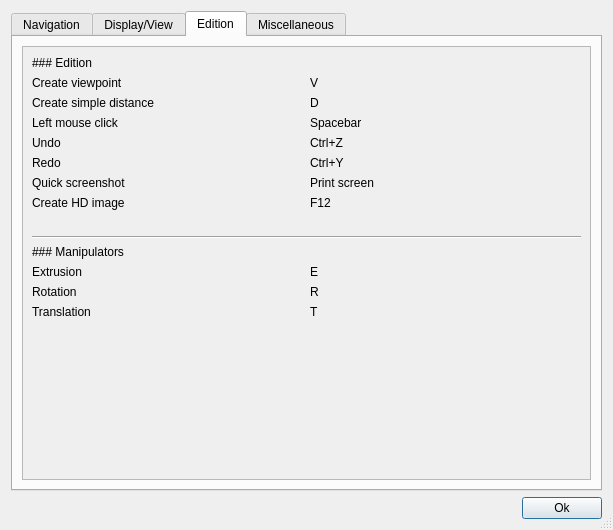
<?xml version="1.0" encoding="UTF-8"?>
<ui version="4.0">
 <class>DialogShortcuts</class>
 <widget class="QDialog" name="DialogShortcuts">
  <property name="geometry">
   <rect>
    <x>0</x>
    <y>0</y>
    <width>613</width>
    <height>530</height>
   </rect>
  </property>
  <property name="windowTitle">
   <string>Shortcuts</string>
  </property>
  <property name="sizeGripEnabled">
   <bool>true</bool>
  </property>
  <property name="modal">
   <bool>true</bool>
  </property>
  <layout class="QGridLayout" name="gridLayout">
   <item row="13" column="0">
    <spacer name="horizontalSpacer">
     <property name="orientation">
      <enum>Qt::Horizontal</enum>
     </property>
     <property name="sizeHint" stdset="0">
      <size>
       <width>40</width>
       <height>20</height>
      </size>
     </property>
    </spacer>
   </item>
   <item row="0" column="0" colspan="2">
    <widget class="QTabWidget" name="tabWidget">
     <property name="currentIndex">
      <number>2</number>
     </property>
     <property name="usesScrollButtons">
      <bool>true</bool>
     </property>
     <widget class="QWidget" name="tab">
      <attribute name="title">
       <string>Navigation</string>
      </attribute>
      <layout class="QGridLayout" name="gridLayout_2">
       <item row="0" column="0">
        <widget class="QScrollArea" name="scrollArea">
         <property name="widgetResizable">
          <bool>true</bool>
         </property>
         <widget class="QWidget" name="scrollAreaWidgetContents">
          <property name="geometry">
           <rect>
            <x>0</x>
            <y>0</y>
            <width>563</width>
            <height>419</height>
           </rect>
          </property>
          <layout class="QGridLayout" name="gridLayout_3">
           <item row="1" column="0">
            <widget class="QLabel" name="label_2">
             <property name="text">
              <string>Move</string>
             </property>
            </widget>
           </item>
           <item row="10" column="0">
            <widget class="QLabel" name="label_54">
             <property name="text">
              <string>     left</string>
             </property>
            </widget>
           </item>
           <item row="11" column="0">
            <widget class="QLabel" name="label_55">
             <property name="text">
              <string>     right</string>
             </property>
            </widget>
           </item>
           <item row="18" column="0" colspan="2">
            <spacer name="verticalSpacer_2">
             <property name="orientation">
              <enum>Qt::Vertical</enum>
             </property>
             <property name="sizeHint" stdset="0">
              <size>
               <width>20</width>
               <height>40</height>
              </size>
             </property>
            </spacer>
           </item>
           <item row="6" column="0">
            <widget class="QLabel" name="label_32">
             <property name="text">
              <string>     up</string>
             </property>
            </widget>
           </item>
           <item row="13" column="0">
            <widget class="QLabel" name="label_57">
             <property name="text">
              <string>     down</string>
             </property>
            </widget>
           </item>
           <item row="17" column="1">
            <widget class="QLabel" name="label_58">
             <property name="text">
              <string>Ctrl</string>
             </property>
            </widget>
           </item>
           <item row="9" column="0">
            <widget class="QLabel" name="label_3">
             <property name="text">
              <string>Turn head</string>
             </property>
            </widget>
           </item>
           <item row="15" column="0">
            <widget class="QLabel" name="label_4">
             <property name="text">
              <string>Set rotation point</string>
             </property>
            </widget>
           </item>
           <item row="11" column="1">
            <widget class="QLabel" name="label_47">
             <property name="text">
              <string>*</string>
             </property>
            </widget>
           </item>
           <item row="7" column="0">
            <widget class="QLabel" name="label_35">
             <property name="text">
              <string>     down</string>
             </property>
            </widget>
           </item>
           <item row="5" column="1">
            <widget class="QLabel" name="label_50">
             <property name="text">
              <string>Arrow Right</string>
             </property>
            </widget>
           </item>
           <item row="12" column="0">
            <widget class="QLabel" name="label_56">
             <property name="text">
              <string>     up</string>
             </property>
            </widget>
           </item>
           <item row="13" column="1">
            <widget class="QLabel" name="label">
             <property name="text">
              <string>+</string>
             </property>
            </widget>
           </item>
           <item row="12" column="1">
            <widget class="QLabel" name="label_48">
             <property name="text">
              <string>-</string>
             </property>
            </widget>
           </item>
           <item row="3" column="0">
            <widget class="QLabel" name="label_11">
             <property name="text">
              <string>     backward / down (ortho)</string>
             </property>
            </widget>
           </item>
           <item row="10" column="1">
            <widget class="QLabel" name="label_46">
             <property name="text">
              <string>/</string>
             </property>
            </widget>
           </item>
           <item row="3" column="1">
            <widget class="QLabel" name="label_44">
             <property name="text">
              <string>Arrow Down</string>
             </property>
            </widget>
           </item>
           <item row="0" column="0">
            <widget class="QLabel" name="label_59">
             <property name="text">
              <string>### Navigation</string>
             </property>
             <property name="textFormat">
              <enum>Qt::MarkdownText</enum>
             </property>
            </widget>
           </item>
           <item row="16" column="1">
            <widget class="QLabel" name="label_53">
             <property name="text">
              <string>Shift</string>
             </property>
            </widget>
           </item>
           <item row="2" column="0">
            <widget class="QLabel" name="label_49">
             <property name="text">
              <string>     forward / up (ortho)</string>
             </property>
            </widget>
           </item>
           <item row="2" column="1">
            <widget class="QLabel" name="label_38">
             <property name="text">
              <string>Arrow Up</string>
             </property>
            </widget>
           </item>
           <item row="17" column="0">
            <widget class="QLabel" name="label_6">
             <property name="text">
              <string>Move slowlier</string>
             </property>
            </widget>
           </item>
           <item row="15" column="1">
            <widget class="QLabel" name="label_43">
             <property name="text">
              <string>x</string>
             </property>
            </widget>
           </item>
           <item row="5" column="0">
            <widget class="QLabel" name="label_23">
             <property name="text">
              <string>     right</string>
             </property>
            </widget>
           </item>
           <item row="4" column="1">
            <widget class="QLabel" name="label_45">
             <property name="text">
              <string>Arrow Left</string>
             </property>
            </widget>
           </item>
           <item row="7" column="1">
            <widget class="QLabel" name="label_52">
             <property name="text">
              <string>Page Down</string>
             </property>
            </widget>
           </item>
           <item row="4" column="0">
            <widget class="QLabel" name="label_17">
             <property name="text">
              <string>     left</string>
             </property>
            </widget>
           </item>
           <item row="6" column="1">
            <widget class="QLabel" name="label_51">
             <property name="text">
              <string>Page Up</string>
             </property>
            </widget>
           </item>
           <item row="14" column="0" colspan="2">
            <widget class="Line" name="line_2">
             <property name="orientation">
              <enum>Qt::Horizontal</enum>
             </property>
            </widget>
           </item>
           <item row="16" column="0">
            <widget class="QLabel" name="label_5">
             <property name="text">
              <string>Move faster</string>
             </property>
            </widget>
           </item>
           <item row="8" column="0" colspan="2">
            <widget class="Line" name="line">
             <property name="orientation">
              <enum>Qt::Horizontal</enum>
             </property>
            </widget>
           </item>
          </layout>
         </widget>
        </widget>
       </item>
      </layout>
     </widget>
     <widget class="QWidget" name="tab_2">
      <attribute name="title">
       <string>Display/View</string>
      </attribute>
      <layout class="QGridLayout" name="gridLayout_4">
       <item row="1" column="0">
        <widget class="QScrollArea" name="scrollArea_2">
         <property name="widgetResizable">
          <bool>true</bool>
         </property>
         <widget class="QWidget" name="scrollAreaWidgetContents_2">
          <property name="geometry">
           <rect>
            <x>0</x>
            <y>0</y>
            <width>546</width>
            <height>452</height>
           </rect>
          </property>
          <layout class="QGridLayout" name="gridLayout_7">
           <item row="16" column="0">
            <widget class="QLabel" name="label_31">
             <property name="text">
              <string>Extended zoom</string>
             </property>
            </widget>
           </item>
           <item row="15" column="0">
            <widget class="QLabel" name="label_30">
             <property name="text">
              <string>Right view</string>
             </property>
            </widget>
           </item>
           <item row="14" column="0">
            <widget class="QLabel" name="label_29">
             <property name="text">
              <string>Left view</string>
             </property>
            </widget>
           </item>
           <item row="5" column="0">
            <widget class="QLabel" name="label_14">
             <property name="text">
              <string>Full screen</string>
             </property>
            </widget>
           </item>
           <item row="18" column="0">
            <widget class="QLabel" name="label_41">
             <property name="text">
              <string>Rotate 90°</string>
             </property>
            </widget>
           </item>
           <item row="0" column="0">
            <widget class="QLabel" name="label_7">
             <property name="text">
              <string>### Display</string>
             </property>
             <property name="textFormat">
              <enum>Qt::MarkdownText</enum>
             </property>
            </widget>
           </item>
           <item row="6" column="0">
            <widget class="QLabel" name="label_15">
             <property name="text">
              <string>Hide navigation bar in full screen</string>
             </property>
            </widget>
           </item>
           <item row="3" column="0">
            <widget class="QLabel" name="label_10">
             <property name="text">
              <string>Temporary transparency</string>
             </property>
            </widget>
           </item>
           <item row="4" column="0">
            <widget class="QLabel" name="label_13">
             <property name="text">
              <string>Random scan color</string>
             </property>
            </widget>
           </item>
           <item row="12" column="0">
            <widget class="QLabel" name="label_27">
             <property name="text">
              <string>Front view</string>
             </property>
            </widget>
           </item>
           <item row="28" column="0">
            <spacer name="verticalSpacer_3">
             <property name="orientation">
              <enum>Qt::Vertical</enum>
             </property>
             <property name="sizeHint" stdset="0">
              <size>
               <width>20</width>
               <height>40</height>
              </size>
             </property>
            </spacer>
           </item>
           <item row="7" column="0">
            <widget class="QLabel" name="label_60">
             <property name="text">
              <string/>
             </property>
            </widget>
           </item>
           <item row="1" column="0">
            <widget class="QLabel" name="label_8">
             <property name="text">
              <string>Perspective</string>
             </property>
            </widget>
           </item>
           <item row="13" column="0">
            <widget class="QLabel" name="label_28">
             <property name="text">
              <string>Rear view</string>
             </property>
            </widget>
           </item>
           <item row="2" column="0">
            <widget class="QLabel" name="label_9">
             <property name="text">
              <string>Orthographic</string>
             </property>
            </widget>
           </item>
           <item row="11" column="0">
            <widget class="QLabel" name="label_26">
             <property name="text">
              <string>Bottom view</string>
             </property>
            </widget>
           </item>
           <item row="20" column="0">
            <widget class="QLabel" name="label_42">
             <property name="text">
              <string>Align view on 2 points</string>
             </property>
            </widget>
           </item>
           <item row="9" column="0">
            <widget class="QLabel" name="label_24">
             <property name="text">
              <string>### Views</string>
             </property>
             <property name="textFormat">
              <enum>Qt::MarkdownText</enum>
             </property>
            </widget>
           </item>
           <item row="10" column="0">
            <widget class="QLabel" name="label_25">
             <property name="text">
              <string>Top view</string>
             </property>
            </widget>
           </item>
           <item row="1" column="1">
            <widget class="QLabel" name="label_61">
             <property name="text">
              <string>P</string>
             </property>
            </widget>
           </item>
           <item row="2" column="1">
            <widget class="QLabel" name="label_62">
             <property name="text">
              <string>O</string>
             </property>
            </widget>
           </item>
           <item row="3" column="1">
            <widget class="QLabel" name="label_63">
             <property name="text">
              <string>C</string>
             </property>
            </widget>
           </item>
           <item row="4" column="1">
            <widget class="QLabel" name="label_64">
             <property name="text">
              <string>K</string>
             </property>
            </widget>
           </item>
           <item row="5" column="1">
            <widget class="QLabel" name="label_65">
             <property name="text">
              <string>F11</string>
             </property>
            </widget>
           </item>
           <item row="6" column="1">
            <widget class="QLabel" name="label_66">
             <property name="text">
              <string>N</string>
             </property>
            </widget>
           </item>
           <item row="10" column="1">
            <widget class="QLabel" name="label_67">
             <property name="text">
              <string>8</string>
             </property>
            </widget>
           </item>
           <item row="11" column="1">
            <widget class="QLabel" name="label_68">
             <property name="text">
              <string>2</string>
             </property>
            </widget>
           </item>
           <item row="12" column="1">
            <widget class="QLabel" name="label_69">
             <property name="text">
              <string>3</string>
             </property>
            </widget>
           </item>
           <item row="13" column="1">
            <widget class="QLabel" name="label_70">
             <property name="text">
              <string>9</string>
             </property>
            </widget>
           </item>
           <item row="14" column="1">
            <widget class="QLabel" name="label_71">
             <property name="text">
              <string>4</string>
             </property>
            </widget>
           </item>
           <item row="15" column="1">
            <widget class="QLabel" name="label_72">
             <property name="text">
              <string>6</string>
             </property>
            </widget>
           </item>
           <item row="16" column="1">
            <widget class="QLabel" name="label_73">
             <property name="text">
              <string>0</string>
             </property>
            </widget>
           </item>
           <item row="18" column="1">
            <widget class="QLabel" name="label_74">
             <property name="text">
              <string>5</string>
             </property>
            </widget>
           </item>
           <item row="20" column="1">
            <widget class="QLabel" name="label_75">
             <property name="text">
              <string>A</string>
             </property>
            </widget>
           </item>
           <item row="8" column="0" colspan="2">
            <widget class="Line" name="line_3">
             <property name="orientation">
              <enum>Qt::Horizontal</enum>
             </property>
            </widget>
           </item>
          </layout>
         </widget>
        </widget>
       </item>
      </layout>
     </widget>
     <widget class="QWidget" name="tab_3">
      <attribute name="title">
       <string>Edition</string>
      </attribute>
      <layout class="QGridLayout" name="gridLayout_5">
       <item row="0" column="0">
        <widget class="QScrollArea" name="scrollArea_3">
         <property name="widgetResizable">
          <bool>true</bool>
         </property>
         <widget class="QWidget" name="scrollAreaWidgetContents_3">
          <property name="geometry">
           <rect>
            <x>0</x>
            <y>0</y>
            <width>563</width>
            <height>419</height>
           </rect>
          </property>
          <layout class="QGridLayout" name="gridLayout_8">
           <item row="14" column="0">
            <widget class="QLabel" name="label_16">
             <property name="text">
              <string>Extrusion</string>
             </property>
            </widget>
           </item>
           <item row="0" column="0">
            <widget class="QLabel" name="label_18">
             <property name="text">
              <string>### Edition</string>
             </property>
             <property name="textFormat">
              <enum>Qt::MarkdownText</enum>
             </property>
            </widget>
           </item>
           <item row="4" column="1">
            <widget class="QLabel" name="label_78">
             <property name="text">
              <string>Ctrl+Z</string>
             </property>
            </widget>
           </item>
           <item row="15" column="0">
            <widget class="QLabel" name="label_36">
             <property name="text">
              <string>Rotation</string>
             </property>
            </widget>
           </item>
           <item row="1" column="0">
            <widget class="QLabel" name="label_19">
             <property name="text">
              <string>Create viewpoint</string>
             </property>
            </widget>
           </item>
           <item row="3" column="1">
            <widget class="QLabel" name="label_77">
             <property name="text">
              <string>Spacebar</string>
             </property>
            </widget>
           </item>
           <item row="14" column="1">
            <widget class="QLabel" name="label_80">
             <property name="text">
              <string>E</string>
             </property>
            </widget>
           </item>
           <item row="4" column="0">
            <widget class="QLabel" name="label_21">
             <property name="text">
              <string>Undo</string>
             </property>
            </widget>
           </item>
           <item row="5" column="0">
            <widget class="QLabel" name="label_22">
             <property name="text">
              <string>Redo</string>
             </property>
            </widget>
           </item>
           <item row="5" column="1">
            <widget class="QLabel" name="label_79">
             <property name="text">
              <string>Ctrl+Y</string>
             </property>
            </widget>
           </item>
           <item row="17" column="0">
            <spacer name="verticalSpacer_5">
             <property name="orientation">
              <enum>Qt::Vertical</enum>
             </property>
             <property name="sizeHint" stdset="0">
              <size>
               <width>20</width>
               <height>40</height>
              </size>
             </property>
            </spacer>
           </item>
           <item row="11" column="0" colspan="2">
            <widget class="Line" name="line_4">
             <property name="orientation">
              <enum>Qt::Horizontal</enum>
             </property>
            </widget>
           </item>
           <item row="6" column="0">
            <widget class="QLabel" name="label_85">
             <property name="text">
              <string>Quick screenshot</string>
             </property>
            </widget>
           </item>
           <item row="15" column="1">
            <widget class="QLabel" name="label_81">
             <property name="text">
              <string>R</string>
             </property>
            </widget>
           </item>
           <item row="1" column="1">
            <widget class="QLabel" name="label_76">
             <property name="text">
              <string>V</string>
             </property>
            </widget>
           </item>
           <item row="13" column="0">
            <widget class="QLabel" name="label_12">
             <property name="text">
              <string>### Manipulators</string>
             </property>
             <property name="textFormat">
              <enum>Qt::MarkdownText</enum>
             </property>
            </widget>
           </item>
           <item row="10" column="0" colspan="2">
            <widget class="QLabel" name="label_83">
             <property name="text">
              <string/>
             </property>
            </widget>
           </item>
           <item row="2" column="0">
            <widget class="QLabel" name="label_34">
             <property name="text">
              <string>Create simple distance</string>
             </property>
            </widget>
           </item>
           <item row="3" column="0">
            <widget class="QLabel" name="label_20">
             <property name="text">
              <string>Left mouse click</string>
             </property>
            </widget>
           </item>
           <item row="16" column="1">
            <widget class="QLabel" name="label_82">
             <property name="text">
              <string>T</string>
             </property>
            </widget>
           </item>
           <item row="16" column="0">
            <widget class="QLabel" name="label_37">
             <property name="text">
              <string>Translation</string>
             </property>
            </widget>
           </item>
           <item row="2" column="1">
            <widget class="QLabel" name="label_33">
             <property name="text">
              <string>D</string>
             </property>
            </widget>
           </item>
           <item row="6" column="1">
            <widget class="QLabel" name="label_86">
             <property name="text">
              <string>Print screen</string>
             </property>
            </widget>
           </item>
           <item row="8" column="0">
            <widget class="QLabel" name="label_87">
             <property name="text">
              <string>Create HD image</string>
             </property>
            </widget>
           </item>
           <item row="8" column="1">
            <widget class="QLabel" name="label_88">
             <property name="text">
              <string>F12</string>
             </property>
            </widget>
           </item>
          </layout>
         </widget>
        </widget>
       </item>
      </layout>
     </widget>
     <widget class="QWidget" name="tab_4">
      <attribute name="title">
       <string>Miscellaneous</string>
      </attribute>
      <layout class="QGridLayout" name="gridLayout_6">
       <item row="0" column="0">
        <widget class="QScrollArea" name="scrollArea_4">
         <property name="widgetResizable">
          <bool>true</bool>
         </property>
         <widget class="QWidget" name="scrollAreaWidgetContents_4">
          <property name="geometry">
           <rect>
            <x>0</x>
            <y>0</y>
            <width>563</width>
            <height>419</height>
           </rect>
          </property>
          <layout class="QGridLayout" name="gridLayout_9">
           <item row="1" column="0">
            <widget class="QLabel" name="label_40">
             <property name="text">
              <string>Performance monitor</string>
             </property>
            </widget>
           </item>
           <item row="2" column="0">
            <spacer name="verticalSpacer_4">
             <property name="orientation">
              <enum>Qt::Vertical</enum>
             </property>
             <property name="sizeHint" stdset="0">
              <size>
               <width>20</width>
               <height>40</height>
              </size>
             </property>
            </spacer>
           </item>
           <item row="0" column="0">
            <widget class="QLabel" name="label_39">
             <property name="text">
              <string>### Miscellaneous</string>
             </property>
             <property name="textFormat">
              <enum>Qt::MarkdownText</enum>
             </property>
            </widget>
           </item>
           <item row="1" column="1">
            <widget class="QLabel" name="label_84">
             <property name="text">
              <string>F3</string>
             </property>
            </widget>
           </item>
          </layout>
         </widget>
        </widget>
       </item>
      </layout>
     </widget>
    </widget>
   </item>
   <item row="13" column="1">
    <widget class="QPushButton" name="okButton">
     <property name="sizePolicy">
      <sizepolicy hsizetype="Preferred" vsizetype="Fixed">
       <horstretch>0</horstretch>
       <verstretch>0</verstretch>
      </sizepolicy>
     </property>
     <property name="text">
      <string>Ok</string>
     </property>
    </widget>
   </item>
  </layout>
 </widget>
 <resources>
  <include location="../../../openscantools.qrc"/>
 </resources>
 <connections/>
</ui>
